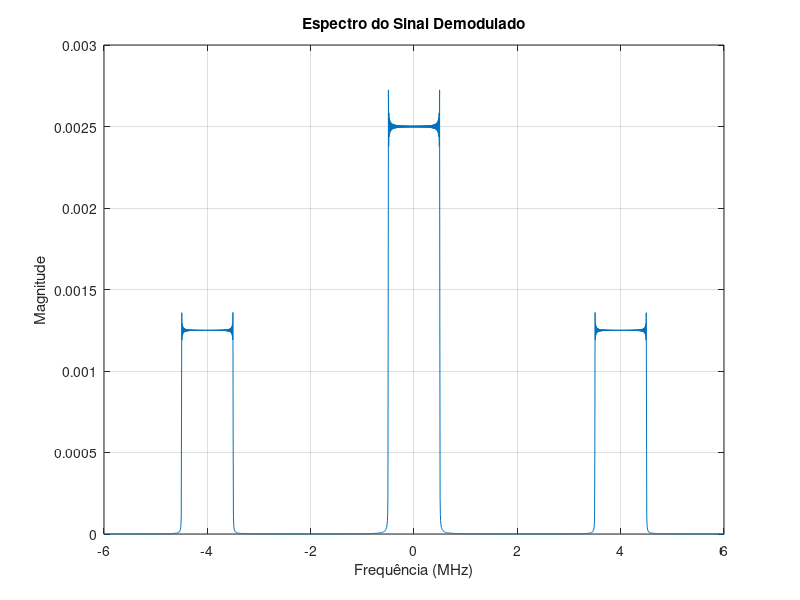

The MATLAB script that drew this image:
% Definindo parâmetros
fc = 2e6; % Frequência da portadora em Hz (2 MHz)
fsamp = 50e6; % Frequência de amostragem em Hz (50 MHz)
t_end = 200e-6; % Tempo final em segundos (200 µs)

% Definindo o intervalo de tempo
t = linspace(0, t_end, round(t_end * fsamp)); % Vetor de tempo em segundos
x = (t * 1e6) - 100; % Argumento da função sinc centrado em 100 µs

% Calculando o sinal de mensagem
mt = sinc(x);

% Calculando a portadora
ct = cos(2 * pi * fc * t); % Tempo em segundos para a função cosseno

% Modulação do sinal de mensagem
st = mt .* ct;

% Demodulação do sinal modulado
rt = st .* ct; % Multiplicando o sinal modulado pela mesma portadora

% Calculando a FFT do sinal demodulado sem filtragem
N = length(rt);
Rt_fft = fftshift(fft(rt));

% Definindo o vetor de frequência
f = (-N/2:N/2-1)*(fsamp/N);

% Plotando o espectro do sinal demodulado em banda de -6 MHz a +6 MHz
figure;
plot(f / 1e6, abs(Rt_fft)/N);
xlim([-6 6]);
title('Espectro do Sinal Demodulado');
xlabel('Frequência (MHz)');
ylabel('Magnitude');
grid on;


